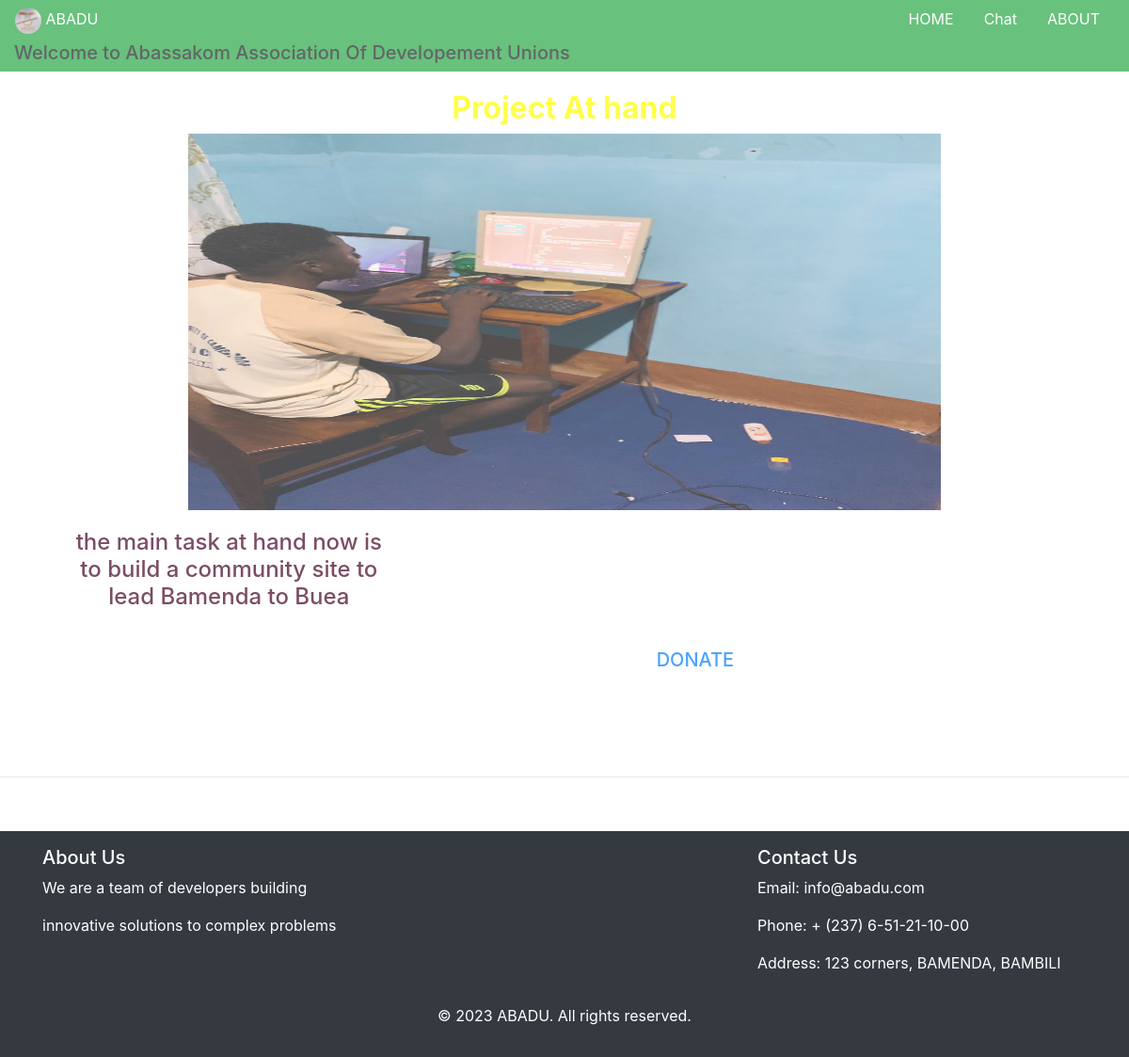
The app's page /gallery/, older data.
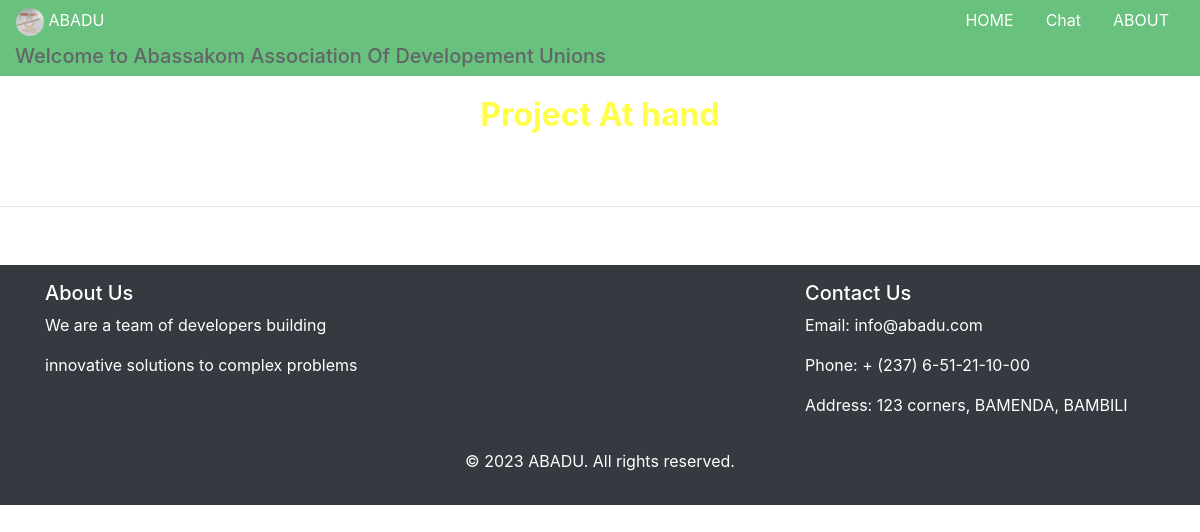
The same page, newer data.
### ABADUAPP/models.py (models this page shows)
class blogpost(models.Model):
    image = models.ImageField(upload_to='media')
    description = models.TextField()

### ABADUAPP/views.py (the view)
# urls.py: path('gallery/',views.customergallery, name='gallery'),
def customergallery(request):
    cards = blogpost.objects.all()
    posts = Gallery.objects.all()
    context = {
        'posts':posts,
        'cards':cards
    }
    return render(request,'customer/gallery.html',context)

### ABADUAPP/templates/customer/gallery.html (shortened to what this page needs)
{% load static %}
<!DOCTYPE html>
<html lang="en">
<head>
    <link rel="stylesheet" href="{% static 'css/style.css' %}">
    <link rel="stylesheet" href="https://cdn.jsdelivr.net/npm/bootstrap@4.1.3/dist/css/bootstrap.min.css">
</head>
<body>
  <div class="container-fluid bg-success fixed-top" style="opacity: 70%;">
    <div class="row">
        <nav class=" nav nav-pills justify-content-right" id="title">
            <a href="" class="nav-item nav-link " id="logo">
                <img src="{% static 'images/IMG-20230703-WA0009.jpg' %}" alt="ABADU">
                ABADU
            </a>
        </nav>
        <div class="col" id="navbar">
            <nav class="nav nav-pills justify-content-end" id="nav" id="navbar">
                <a class="nav-item nav-link " href="{% url 'base' %}">HOME</a>
                <a class="nav-item nav-link " href="">Chat</a>
                <a class="nav-item nav-link" href="">ABOUT</a>
            </nav>
        </div>
    </div>
    <marquee behavior="" direction=""><strong>
      <h5>Welcome to Abassakom Association Of Developement Unions</h5>
    </strong></marquee>
</div>
<br><br>
  <br>
  <div class="" style="margin: auto; opacity: 70%; "><br>
    <div class="container">
      <div class="row">
        <div class="col" >
          <div class="col-md-12 text-center">
            <h2 class="" style="color: yellow;"><b>Project At hand</b></h2>
            {% for card in cards %}
              <div class="card-fluid">
                <img style="height: 25rem; width: 50rem; margin: auto;" src="{{ card.image.url }}" class="img-fluid " alt="{{ post.title }}">
                <div class="card-body">
                  <marquee behavior="" direction="right">
                    <div class="card-title">
                      <div class="row">
                        <div class="col-4 text-center">
                          <h4 style="color: rgb(66, 3, 36);">{{ card.description}}</h4>
                        </div>
                      </div>
                    </div>
                  </marquee>
                  <div class="card-body">
                    <h5 class="display2" style="color: white;">Proceed to make donations.. <a href="{% url 'donation' %}" style="text-decoration: none;">DONATE</a></h5>
                  </div>
                </div>
              </div>
            {% endfor %}
          </div>
        </div>
      </div>
    </div>
  </div>
    <div class="header">
      <br><br><hr>
        <header>
            <div class="container">
              <h3 class=" text-center text-white"><b>Completed Tasks</b></h3>
              </div>
        </header>
    </div>
    <div class="footer ">
        <footer class="footer ">
            <footer class="bg-dark text-white py-3">
                <div class="container">
                  <div class="row">
                    <div class="col-md-4">
                      <h5>About Us</h5>
                      <p>We are a team of developers building </p>
                      <p>innovative solutions to complex problems</p>
                    </div>
                    <div class="col-md-4"></div>
                    <div class="col-md-4">
                      <h5>Contact Us</h5>
                      <p>Email: info@abadu.com</p>
                      <p>Phone: + (237) 6-51-21-10-00</p>
                      <p>Address: 123 corners, BAMENDA, BAMBILI</p>
                    </div>
                  </div>
                  <div class="row mt-3">
                    <div class="col-md-12 text-center">
                      <p>&copy; 2023 ABADU. All rights reserved.</p>
                    </div>
                  </div>
                </div>
              </footer>
        </footer>
    </div>
</body>
</html>

### ABADUAPP/static/css/style.css (style rules this page uses)
#nav a { text-decoration: none; color: white; }
#title a { text-decoration: none; color: white; }
#logo img { border-radius: 50%; width: 4%; }

Row changes from the older to the newer data that the page shows:
removed blogpost: image (picture), description "the main task at hand now is to build a community site to lead Bamenda to Buea"
